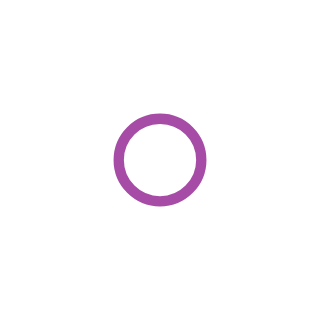

Vega-Lite specification stored for this chart:
### Vega specification from a JSON file in a GitHub repository (floating-point values rounded to 4 significant figures)
{"$schema": "http://vega.github.io/schema/vega/v3.0.json", "autosize": "pad", "padding": 5, "signals": [{"name": "width", "update": "data('layout')[0].width"}, {"name": "height", "update": "data('layout')[0].height"}, {"name": "unit", "value": {}, "on": [{"events": "mousemove", "update": "group()._id ? group() : unit"}]}], "data": [{"name": "source", "values": [{"a": 2}], "format": {"type": "json", "parse": {}}, "transform": []}, {"name": "layout", "values": [{}], "transform": [{"type": "formula", "as": "width", "expr": "21"}, {"type": "formula", "as": "height", "expr": "21"}]}], "marks": [{"name": "main", "type": "group", "from": {"data": "layout"}, "encode": {"update": {"width": {"field": "width"}, "height": {"field": "height"}, "fill": {"value": "transparent"}}}, "marks": [{"name": "marks", "type": "symbol", "role": "point", "from": {"data": "source"}, "encode": {"update": {"x": {"value": 10.5}, "y": {"value": 10.5}, "stroke": {"value": "purple"}, "fill": {"value": "transparent"}, "opacity": {"value": 0.7}}}}]}]}
